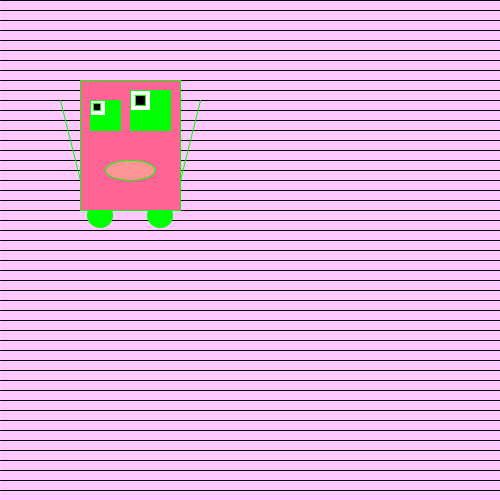
Frame 1 (no input)
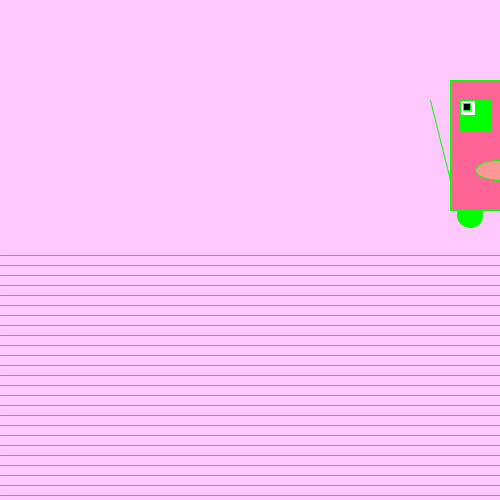
Frame 60 (the mouse pressed at the canvas centre just before this capture)
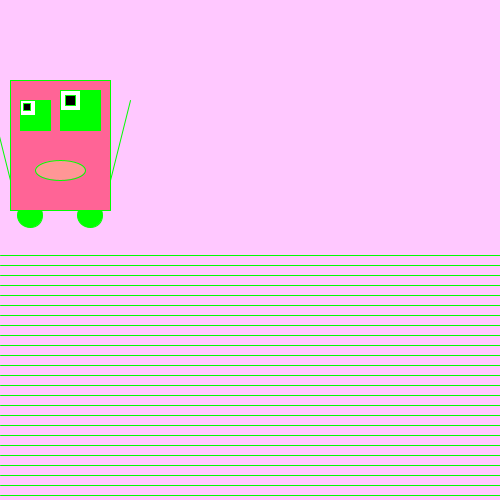
Frame 120 (the mouse held since frame 60 and released just before this capture)

The Processing sketch that drew these frames (run headless with seeded random() and noise(); from frame 60 on, the mouse is pressed at the canvas centre):

// Processing sketch: processing_129035
// ── processing_129035.pde

int vierkantX;
int vierkantY;
int richting;
int teller;
int y;
boolean test;

int spatie;
int stop;
int breedte;

void setup () {
  size (500, 500);
  
  vierkantX = 100;
  vierkantY = 100;
  richting = -10;
  
  teller = 0;
  test = true;
  
  spatie = 10;
  stop = height;
  breedte = 10;
  
}

void draw () {
  background (255, 200, 255);
  drawLoop();
  drawMonster();
  drawBeweging();
  drawTeller();
}
  
void drawLoop() {
  while (y < stop) {
    line(500, y, 0, y);
    y = y + spatie;
 }
 y = 255;
}
 
void drawMonster(){  
  stroke(0, 255, 0);
    if (test == true) {
    fill(0,255,0);
  }
  if(test ==false) {
    fill(255);
  }
  //fill(0, 255, 0);
  

  
  ellipse(vierkantX+60, vierkantY+115, 25, 25);
  ellipse(vierkantX, vierkantY+115, 25, 25);
    if (test == true) {
    fill(255,100,150);
  }
  if(test ==false) {
    fill(0,0,150);
  }
  //fill(255, 100, 150);
  rect(vierkantX-20, vierkantY-20, 100, 130);
    if (test == true) {
    fill(0,255,0);
  }
  if(test ==false) {
    fill(255);
  }
  //fill(0, 255, 0);
  rect(vierkantX-10, vierkantY, 30, 30);
  rect(vierkantX+30, vierkantY-10, 40, 40);
    if (test == true) {
    fill(255);
  }
  if(test ==false) {
    fill(255,0,0);
  }
  //fill(255);
  rect(vierkantX-10, vierkantY, 15, 15);
  rect(vierkantX+30, vierkantY-10, 20, 20);
    if (test == true) {
    fill(0);
  }
  if(test ==false) {
    fill(0,0,250);
  }
  //fill(0);
  rect(vierkantX-7, vierkantY+3, 7, 7);
  rect(vierkantX+35, vierkantY-5, 10, 10);
  line(vierkantX-40, vierkantY, vierkantX-20, vierkantY+80);
  line(vierkantX+100, vierkantY, vierkantX+80, vierkantY+80);
    if (test == true) {
    fill(255,150,150);
  }
  if(test ==false) {
    fill(0,255,0);
  }
  //fill(255, 150, 150);
  ellipse(vierkantX+30, vierkantY+70, 50, 20);

}

void drawBeweging() {
  vierkantX = vierkantX +richting;

}

void drawTeller () {
   if(vierkantX >500 || vierkantX <0) {
    richting = -richting;
    teller = teller +1;
  }
  
  if (teller == 10) {
    teller = 0;
    test = !test;
   
  }
}
  
